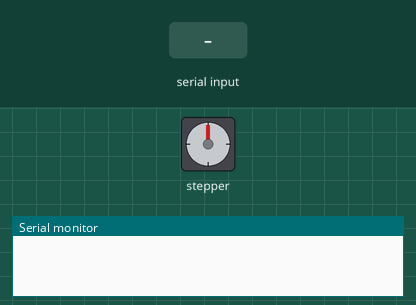
Bench run of a sketch on a simulated Arduino Uno, built with avr-gcc and run on an emulated ATmega328P. Parts: stepper motor, the last lines printed to the serial monitor. The inputs (shaded band) are chosen by the test bench. Stepper angles assume 6400 steps per turn.

Above: at 1.2 s.
1.3 s: "90,45\n" received over Serial
At 2.74 s:
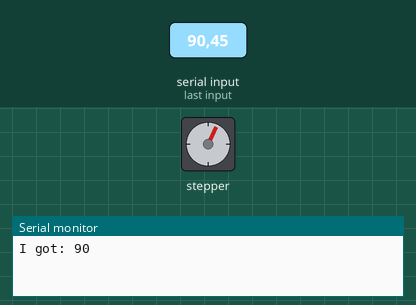
At 4.26 s:
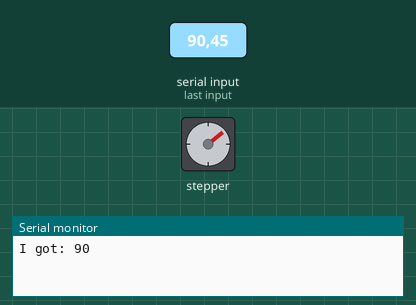
10.3 s: "30,150\n" received over Serial
At 10.81 s:
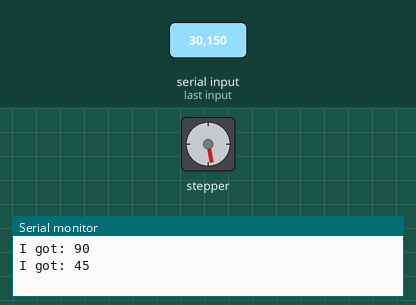
Timing chart, 0 to 22.3 s (numbered marks = the images above; inputs shaded):
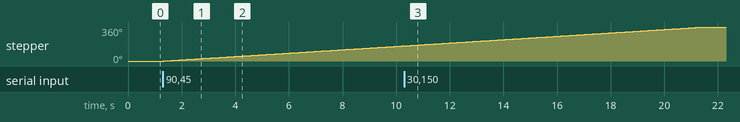

Measured:
- after the input at 1.3 s, stepper: keeps turning clockwise at about 18°/s, starting at once

The sketch:

stepper_test.ino
```cpp
#include <Arduino.h>
#include "DRV8825.h"
#include "define.h"

DRV8825 stepper1(MOTOR_STEPS, ONEDIR, ONESTEP, ONEMS0, ONEMS1, ONEMS2);
DRV8825 stepper2(MOTOR_STEPS, TWODIR, TWOSTEP, TWOMS0, TWOMS1, TWOMS2);
DRV8825 stepper3(MOTOR_STEPS, THREEDIR, THREESTEP, THREEMS0, THREEMS1, THREEMS2);

void setup() {
  stepper1.begin(10, 32);         // rpm, microstepping
  stepper2.begin(3, 32);
  stepper3.begin(10, 32);
  Serial.begin(115200);

}

void loop() {
    // Tell motor to rotate 360 degrees. That's it.
  if (Serial.available() > 0) {
    int val = Serial.parseInt();
    if (val != 0) {
      Serial.print("I got: ");
      Serial.println(val, DEC);
      //stepper1.rotate(90);
      stepper2.rotate(90);
      //stepper3.rotate(90);
      Serial.flush();
    }
  }
}
```

define.h
```cpp
// using a 200-step motor (most common)
#define MOTOR_STEPS 200

// stepper 1
#define ONEDIR 3         // PWM2_MCU
#define ONESTEP 2        // PWM1_MCU
#define ONEMS0 22        // S1M0
#define ONEMS1 23        // S1M1
#define ONEMS2 24        // S1M2

// for stepper 2
#define TWODIR 5         // PWM4_MCU
#define TWOSTEP 4        // PWM3_MCU
#define TWOMS0 25        // S2M0
#define TWOMS1 26        // S2M1
#define TWOMS2 27        // S2M2

// for stepper 3
#define THREEDIR 7         // PWM6_MCU
#define THREESTEP 6        // PWM5_MCU
#define THREEMS0 28        // S3M0
#define THREEMS1 29        // S3M1
#define THREEMS2 30        // S3M2
```
